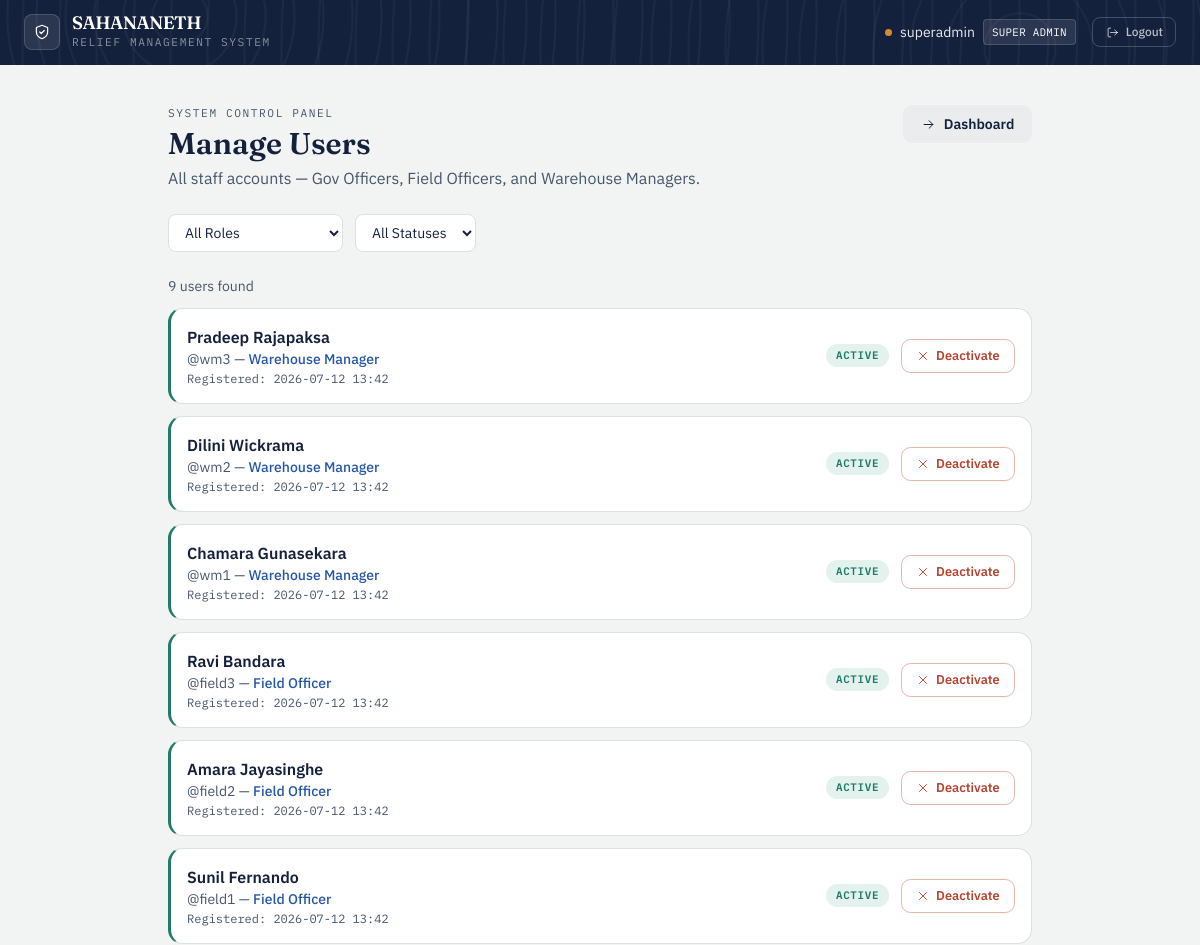
/admin/users (signed in, upper part), run on an earlier commit of the app's database.
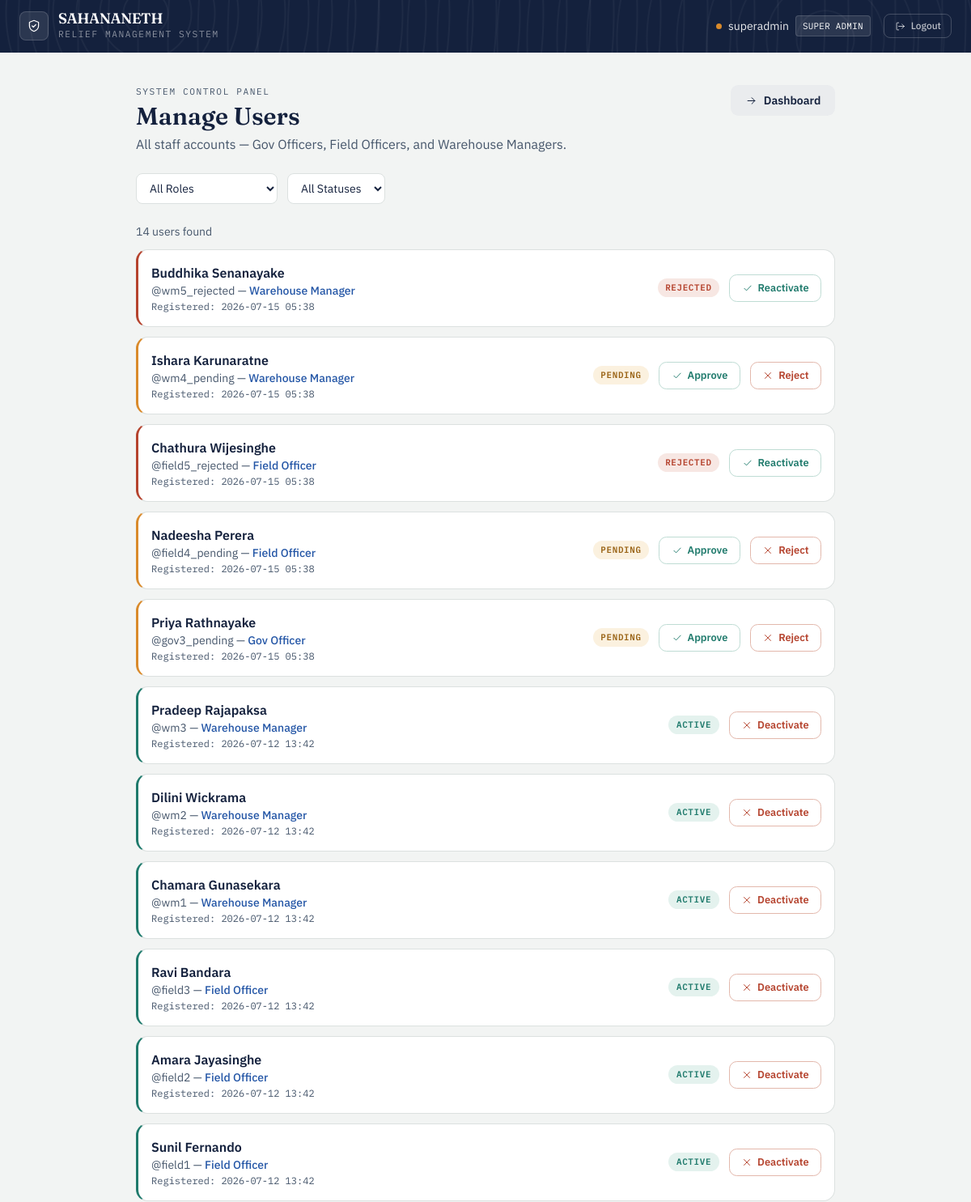
And on a later commit of the database.
### app/models/user.py (models this page shows, shortened)
class User(UserMixin, db.Model):
    __tablename__ = 'users'
    id = db.Column(db.Integer, primary_key=True)
    username = db.Column(db.String(80), unique=True, nullable=False)
    full_name = db.Column(db.String(150), nullable=True)
    password_hash = db.Column(db.String(256), nullable=False)
    role_level = db.Column(
    db.Enum('super_admin', 'gov_officer', 'field_officer',
            'warehouse_manager', 'citizen',
            name='user_role_enum'),
    nullable=False
)
    status = db.Column(
        db.Enum('pending', 'active', 'needs_verification', 'verified', 'rejected',name='user_status_enum'),
        default='pending',
        nullable=False
    )
    assigned_node_id = db.Column(db.Integer, nullable=True)
    created_at = db.Column(db.DateTime, default=datetime.utcnow)

### app/routes/super_admin.py (the view)
@admin_bp.route('/users')
@login_required
@role_required('super_admin')
def users():
    role_filter = request.args.get('role', '')
    status_filter = request.args.get('status', '')
    query = User.query.filter(User.role_level != 'citizen')
    if role_filter:
        query = query.filter_by(role_level=role_filter)
    if status_filter:
        query = query.filter_by(status=status_filter)
    all_users = query.order_by(User.created_at.desc()).all()
    return render_template('super_admin/users.html',
                           users=all_users,
                           role_filter=role_filter,
                           status_filter=status_filter)

### app/models/user.py (called while the page is built)
@login_manager.user_loader
def load_user(user_id):
    return User.query.get(int(user_id))

### app/utils.py (called while the page is built)
def role_required(*roles):
    def decorator(f):
        @wraps(f)
        def decorated_function(*args, **kwargs):
            if not current_user.is_authenticated:
                abort(401)
            if current_user.role_level not in roles:
                abort(403)
            return f(*args, **kwargs)
        return decorated_function
    return decorator

### app/templates/super_admin/users.html (shortened to what this page needs)
{% extends "base.html" %}
{% block content %}
<div class="mx-auto mt-10 max-w-4xl px-4 pb-16">
    <div class="mb-6 flex flex-wrap items-start justify-between gap-3">
        <div>
            <div class="eyebrow">System Control Panel</div>
            <h1 class="mt-1 font-display text-3xl font-semibold text-ink">Manage Users</h1>
            <p class="mt-1 text-slate">All staff accounts — Gov Officers, Field Officers, and Warehouse Managers.</p>
        </div>
        <a href="/admin/dashboard" class="btn-ghost inline-flex items-center gap-2">
            <svg class="icon" style="width:15px;height:15px"><use href="#icon-arrow-right"/></svg>
            Dashboard
        </a>
    </div>
    <form method="GET" action="/admin/users" class="mb-6 flex flex-wrap gap-3">
        <select name="role" onchange="this.form.submit()"
            class="rounded-lg border border-line bg-white px-3 py-2 text-sm text-ink">
            <option value="">All Roles</option>
        </select>
        <select name="status" onchange="this.form.submit()"
            class="rounded-lg border border-line bg-white px-3 py-2 text-sm text-ink">
            <option value="">All Statuses</option>
        </select>
    </form>
    <p class="mb-3 text-sm text-slate">{{ users|length }} user{{ 's' if users|length != 1 }} found</p>
    {% if users %}
    <div class="space-y-3">
        {% for user in users %}
        <div class="ledger-card p-4 flex flex-wrap items-center justify-between gap-3
            {% if user.status == 'pending' %}tone-amber
            {% elif user.status == 'active' %}tone-relief
            {% else %}tone-rust{% endif %}">
            <div>
                <p class="font-semibold text-ink">{{ user.full_name or user.username }}</p>
                <p class="text-sm text-slate">
                    @{{ user.username }} —
                    <span class="font-medium text-civic">
                        {{ user.role_level.replace('_', ' ').title() }}
                    </span>
                </p>
                <p class="mt-0.5 font-mono text-xs text-slate">
                    Registered: {{ user.created_at.strftime('%Y-%m-%d %H:%M') }}
                </p>
            </div>
            <div class="flex items-center gap-3">
                <span class="status-pill status-{{ user.status }}">{{ user.status }}</span>
                {% if user.status == 'pending' %}
                <a href="/admin/approve/user/{{ user.id }}" class="btn-approve flex items-center gap-1.5">
                    <svg class="icon" style="width:14px;height:14px"><use href="#icon-check"/></svg>
                    Approve
                </a>
                <a href="/admin/reject/user/{{ user.id }}" class="btn-danger flex items-center gap-1.5">
                    <svg class="icon" style="width:14px;height:14px"><use href="#icon-x"/></svg>
                    Reject
                </a>
                {% elif user.id != current_user.id %}
                <a href="/admin/users/toggle/{{ user.id }}"
                    class="{% if user.status == 'active' %}btn-danger{% else %}btn-approve{% endif %} flex items-center gap-1.5">
                    {% if user.status == 'active' %}
                    <svg class="icon" style="width:14px;height:14px"><use href="#icon-x"/></svg>
                    Deactivate
                    {% else %}
                    <svg class="icon" style="width:14px;height:14px"><use href="#icon-check"/></svg>
                    Reactivate
                    {% endif %}
                </a>
                {% endif %}
            </div>
        </div>
        {% endfor %}
    </div>
    {% else %}
    <div class="ledger-card tone-relief p-6 text-center text-slate">
        No users match these filters.
    </div>
    {% endif %}
</div>
{% endblock %}

What changed in the data, as far as the page shows it:
added User: full_name "Buddhika Senanayake", username "wm5_rejected", role_level.replace "Warehouse Manager", created_at "2026-07-15 05:38", status "REJECTED", shows "Reactivate"
added User: full_name "Ishara Karunaratne", username "wm4_pending", role_level.replace "Warehouse Manager", created_at "2026-07-15 05:38", status "PENDING"
added User: full_name "Chathura Wijesinghe", username "field5_rejected", role_level.replace "Field Officer", created_at "2026-07-15 05:38", status "REJECTED", shows "Reactivate"
added User: full_name "Nadeesha Perera", username "field4_pending", role_level.replace "Field Officer", created_at "2026-07-15 05:38", status "PENDING"
added User: full_name "Priya Rathnayake", username "gov3_pending", role_level.replace "Gov Officer", created_at "2026-07-15 05:38", status "PENDING"
Also different on the page:
{{ users|length }}: "9" → "14"
